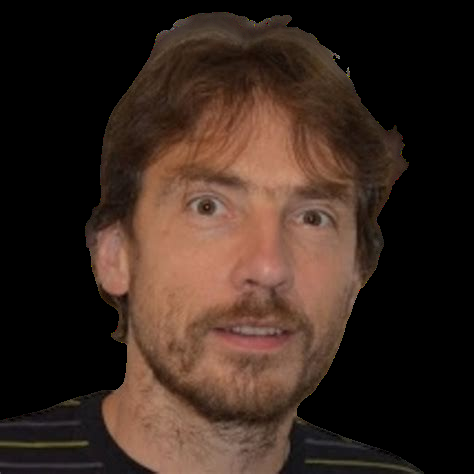
#> input picture JEUNE_JOL.png, 474 x 474 px, given in place of JEUNE_JOL.jpg, which was not available
$ python canny_edge.py
#> lines starting #> are read from the running program, lines starting #| are printed output that depends on the picture; after the words box and inside, x2 and y2 are one past the last pixel; in counts of white or black regions, pixels touching at a corner belong together; pictures that were not available may be replaced by others from this repository, and a replacement may not be noted
import cv2
import matplotlib.pyplot as plt

img = cv2.imread("JEUNE_JOL.jpg", cv2.IMREAD_GRAYSCALE)
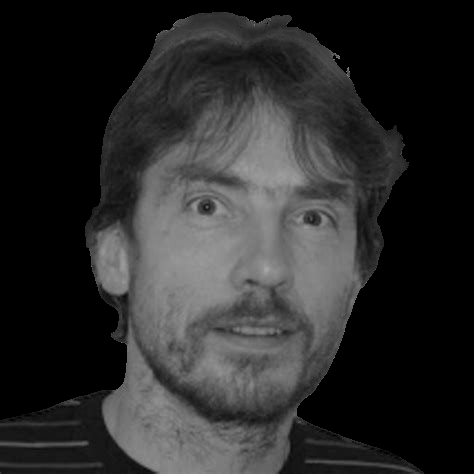
#> img: shape (474, 474); min 0, max 168, mean 43.4
#seuil petit -> plus de contour (plsu de bruit)
#seuilf grand -> inverse
edges = cv2.Canny(img, 50, 100)
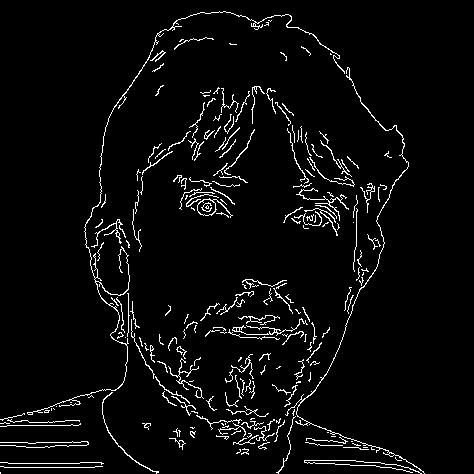
#> edges: shape (474, 474); 4.1% white in thin lines or dots, all inside (x1, y1, x2, y2) = (0, 11, 425, 474)

plt.imshow(edges, cmap='gray')
plt.title("Contours Canny")
plt.axis('off')
plt.show()

$ run again, with JEUNE_PH.png copied over JEUNE_JOL.png
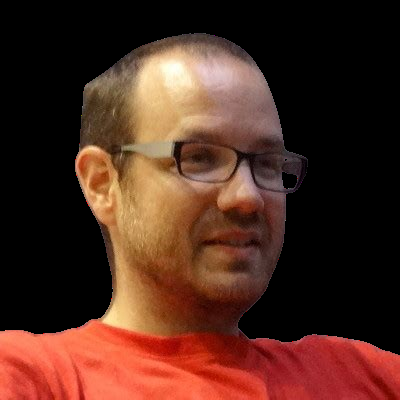
#> input picture JEUNE_PH.png, 400 x 400 px, given in place of JEUNE_JOL.jpg, which was not available
#> `img = cv2.imread("JEUNE_JOL.jpg", cv2.IMREAD_GRAYSCALE)`:
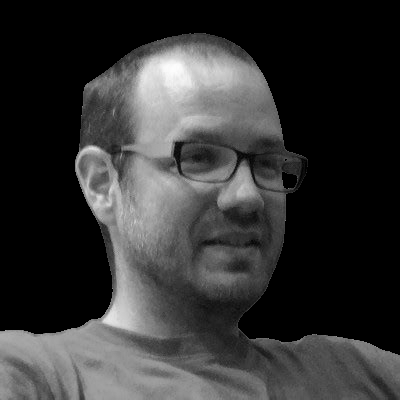
#> img: shape (400, 400); min 0, max 253, mean 52.8
#> `edges = cv2.Canny(img, 50, 100)`:
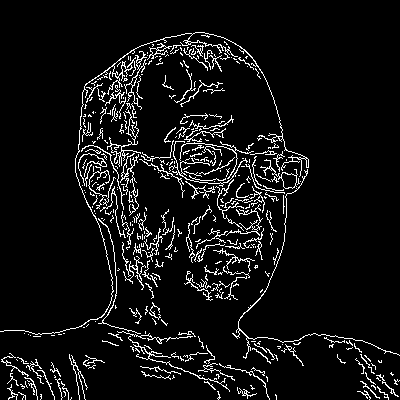
#> edges: shape (400, 400); 6.9% white in thin lines or dots

$ run again, with JOL.png copied over JEUNE_JOL.png
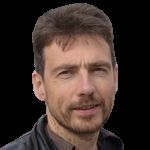
#> input picture JOL.png, 150 x 150 px, given in place of JEUNE_JOL.jpg, which was not available
#> `img = cv2.imread("JEUNE_JOL.jpg", cv2.IMREAD_GRAYSCALE)`:
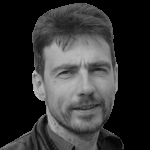
#> img: shape (150, 150); min 0, max 255, mean 51.9
#> `edges = cv2.Canny(img, 50, 100)`:
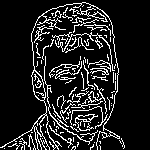
#> edges: shape (150, 150); 13.3% white in thin lines or dots, all inside (x1, y1, x2, y2) = (0, 2, 125, 150)

$ run again, with NOAH.png copied over JEUNE_JOL.png
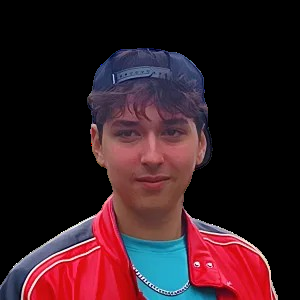
#> input picture NOAH.png, 300 x 300 px, given in place of JEUNE_JOL.jpg, which was not available
#> `img = cv2.imread("JEUNE_JOL.jpg", cv2.IMREAD_GRAYSCALE)`:
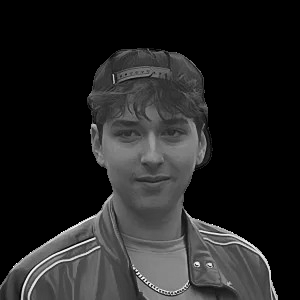
#> img: shape (300, 300); min 0, max 255, mean 35.4
#> `edges = cv2.Canny(img, 50, 100)`:
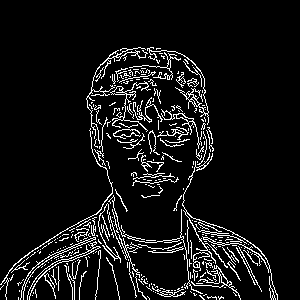
#> edges: shape (300, 300); 7.8% white in thin lines or dots, all inside (x1, y1, x2, y2) = (0, 47, 278, 300)
